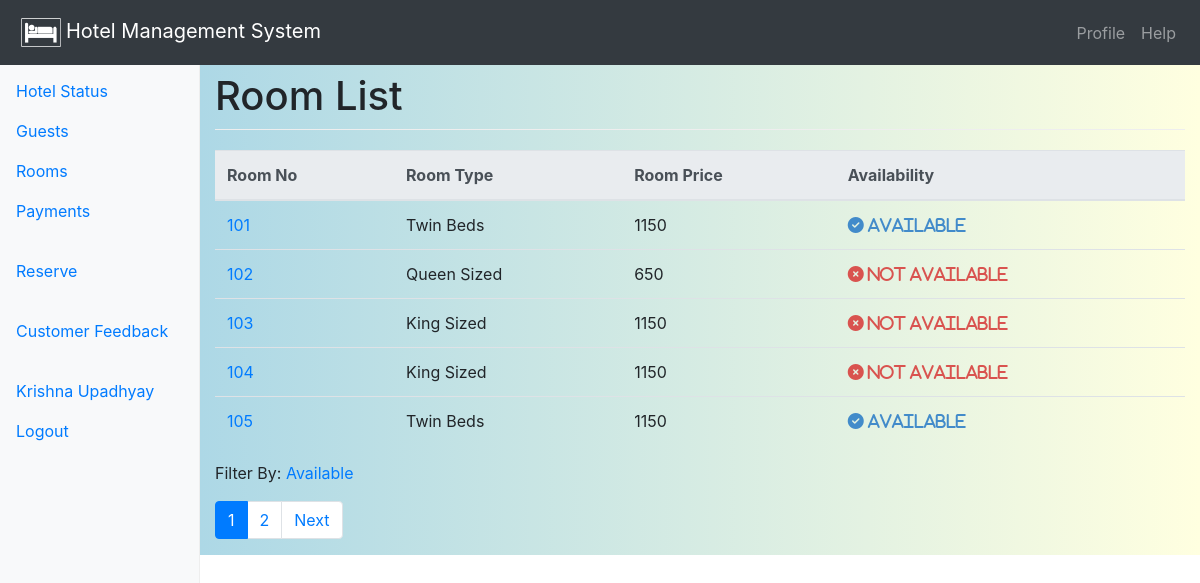
Screenshot of /rooms/ (signed in) with the database file from the repository.
### main/models.py (models this page shows, shortened)
@python_2_unicode_compatible
class Room(models.Model):
    room_no = models.CharField(max_length=10, primary_key=True)
    room_type = models.ForeignKey('RoomType', null=False, blank=True, on_delete=models.CASCADE)
    availability = models.BooleanField(default=0)
    reservation = models.ForeignKey(Reservation, null=True, blank=True, on_delete=models.SET_NULL)
    facility = models.ManyToManyField('Facility')
    class Meta:
        ordering = ['room_no', ]
        permissions = (('can_view_room', 'Can view room'),)
    def display_facility(self):
        """
        This function should be defined since facility is many-to-many relationship
        It cannot be displayed directly on the admin panel for list_display
        """
        return ', '.join([facility.name for facility in self.facility.all()])
    display_facility.short_description = 'Facilities'

@python_2_unicode_compatible
class RoomType(models.Model):
    name = models.CharField(max_length=25)
    price = models.PositiveSmallIntegerField()

### main/views.py (the view)
# urls.py: path('rooms/', views.RoomListView.as_view(), name='rooms'),  # List of Rooms
class RoomListView(PermissionRequiredMixin, generic.ListView):
    model = Room  # Chooses the model for listing objects
    paginate_by = 5  # By how many objects this has to be paginated
    title = _("Room List")  # This is used for title and heading
    permission_required = 'main.can_view_room'
    extra_context = {'title': title}
    def get_queryset(self):
        filter_value = self.request.GET.get('filter', 'all')
        if filter_value == 'all':
            filter_value = 0
        elif filter_value == 'avail':
            filter_value = 1
        try:
            new_context = Room.objects.filter(availability__in=[filter_value, 1])
        except ValidationError:
            raise Http404(_("Wrong filter argument given."))
        return new_context
    def get_context_data(self, **kwargs):
        context = super(RoomListView, self).get_context_data(**kwargs)
        context['filter'] = self.request.GET.get('filter', 'all')
        return context

### main/templates/main/room_list.html
{% extends "base.html" %}
{% block main-content %}
    {% if room_list %}
        <table class="table table-hover">
            <thead class="thead-light">
            <tr>
                <th>Room No</th>
                <th>Room Type</th>
                <th>Room Price</th>
                <th>Availability</th>
            </tr>
            </thead>
            <tbody>
            {% for room in room_list %}
                <tr>
                    <td><a href="{% url 'room-detail' room.room_no %}"> {{ room.room_no }}</a></td>
                    <td>{{ room.room_type.name }}</td>
                    <td>{{ room.room_type.price }}</td>
                    <td>{% if room.availability %}
                        <span class="fa fa-check-circle" aria-hidden="true"> Available</span> {% else %}
                        <span class="fa fa-times-circle" aria-hidden="true"> Not Available</span>{% endif %}
                    </td>
                </tr>
            {% endfor %}
            </tbody>
        </table>
        <p>Filter By: <a href="{% url 'rooms' %}?filter={% if filter == 'all' %}avail{% else %}all{% endif %}">
            {% if filter == 'all' %}Available{% else %}All{% endif %}</a></p>
    {% else %}
        <p>There are no rooms.</p>
    {% endif %}
{% endblock %}

### main/templates/base.html (shortened to what this page needs)
{% load i18n %}
<!doctype html>
<html lang="en">
<head>
    <link rel="stylesheet" href="https://maxcdn.bootstrapcdn.com/bootstrap/4.0.0/css/bootstrap.min.css"
>
    <link rel="stylesheet" href="//code.jquery.com/ui/1.12.1/themes/base/jquery-ui.css">
    {% load static %}
    <link href="{% static 'css/styles.css' %}" rel="stylesheet">
</head>
<body>
<header>
    <nav class="navbar navbar-expand-md navbar-dark fixed-top bg-dark">
        <a class="navbar-brand" href="{% url 'index' %}">
            <img src="{% static "/img/hotel-fav-icon.png" %}" style="width:50px; height=50px; padding:5px;">Hotel Management System</a>
        <div class="collapse navbar-collapse justify-content-end" id="top_navbar">
            <ul class="navbar-nav">
                {% block navbar-items %}
                    {% if user.is_authenticated %}
                        <li class="nav-item">
                            <a class="nav-link" href="{% url 'profile' %}">Profile</a>
                        </li>
                    {% endif %}
                    <li class="nav-item">
                        <a class="nav-link" href="#">Help</a>
                    </li>
                {% endblock %}
            </ul>
        </div>
    </nav>
</header>
<div class="container-fluid">
    <div class="row">
        {% block sidebar %}
            <nav class="col-sm-3 col-md-2 d-none d-sm-block bg-light sidebar">
                {% block sidebar-items %}
                    <ul class="nav nav-pills flex-column">
                        <li class="nav-item">
                            <a class="nav-link" href="{% url 'index' %}">Hotel
                                Status</a>
                        </li>
                        <li class="nav-item">
                            <a class="nav-link" href="{% url 'guest-list' %}">Guests</a>
                        </li>
                        <li class="nav-item">
                            <a class="nav-link" href="{% url 'rooms' %}">Rooms</a>
                        </li>
                        <li class="nav-item">
                            <a class="nav-link" href="{% url 'payment-index' %}">Payments</a>
                        </li>
                    </ul>
                    {% if user.is_superuser %}
                    <ul class="nav nav-pills flex-column">
                        <li class="nav-item">
                            <a class="nav-link" href="{% url 'reservations' %}">Reservations</a>
                        </li>
                        <li class="nav-item">
                            <a class="nav-link" href="{% url 'check_in-list' %}">Check-ins</a>
                        </li>
                        <li class="nav-item">
                            <a class="nav-link" href="{% url 'check_out-list' %}">Check-outs</a>
                        </li>
                    </ul>
                    {% else %}
                    <ul class="nav nav-pills flex-column">
                        <li class="nav-item">
                            <a class="nav-link" href="{% url 'reserve' %}">Reserve</a>
                        </li>
                    </ul>
                    {% endif %}
                    <ul class="nav nav-pills flex-column">
                        <li class="nav-item">
                            <a class="nav-link" href="#">Customer Feedback</a>
                        </li>
                    </ul>
                    <ul class="nav nav-pills flex-column">
                        {% block login-status %}
                            {% if user.is_authenticated %}
                                <li class="nav-item">
                                    <a class="nav-link" href="#">{{ user.first_name }} {{ user.last_name }}</a>
                                    <a class="nav-link" href="{% url 'logout' %}?next={{ request.path }}">Logout</a>
                                </li>
                            {% endif %}
                        {% endblock %}
                    </ul>
                {% endblock %}
            </nav>
        {% endblock %}
        <main role="main" class="col-sm-9 ml-sm-auto col-md-10 pt-3"
              style="background: linear-gradient(to right, lightblue, lightyellow)">
            {% block content-title %}
                <h1>{{ title }}</h1>
            {% endblock %}
            {% block main-content %}{% endblock %}
            {% block pagination %}
                {% if is_paginated %}
                    <nav aria-label="Page Navigation">
                        <ul class="pagination">
                            {% for page_no in page_obj.paginator.page_range %}
                                <li class="page-item {% if page_no == page_obj.number %} active {% endif %}"><a
                                        class="page-link"
                                        href="{{ request.path }}?page={{ page_no }}">{{ page_no }}</a></li>
                            {% endfor %}
                            {% if page_obj.has_next %}
                                <li class="page-item"><a class="page-link"
                                                         href="{{ request.path }}?page={{ page_obj.next_page_number }}">Next</a>
                                </li>
                            {% endif %}
                        </ul>
                    </nav>
                {% endif %}
            {% endblock %}
        </main>
    </div>
</div>
{% load static %}
</body>
</html>

### main/static/css/styles.css (style rules this page uses)
body { padding-top: 3.5rem; }
h1 { padding-bottom: 9px; margin-bottom: 20px; border-bottom: 1px solid #eee; }
.sidebar { position: fixed; top: 51px; bottom: 0; left: 0; z-index: 1000; padding: 20px 0; overflow-x: hidden; overflow-y: auto; border-right: 1px solid #eee; }
.sidebar .nav { margin-bottom: 20px; }
.sidebar .nav-item { width: 100%; }
.sidebar .nav-item + .nav-item { margin-left: 0; }
.sidebar .nav-link { border-radius: 0; }
.fa-check-circle { color: #428bca; }
.fa-times-circle { color: #d9534f; }

### rows the page displays
Room: room_no "101", room_type.name "Twin Beds", room_type.price "1150", availability "Available"
Room: room_no "102", room_type.name "Queen Sized", room_type.price "650", availability "Not Available"
Room: room_no "103", room_type.name "King Sized", room_type.price "1150", availability "Not Available"
Room: room_no "104", room_type.name "King Sized", room_type.price "1150", availability "Not Available"
Room: room_no "105", room_type.name "Twin Beds", room_type.price "1150", availability "Available"

### other values shown
{{ user.first_name }} "Krishna"
{{ user.last_name }} "Upadhyay"
{{ title }} "Room List"
{{ page_no }} "1" "2"
